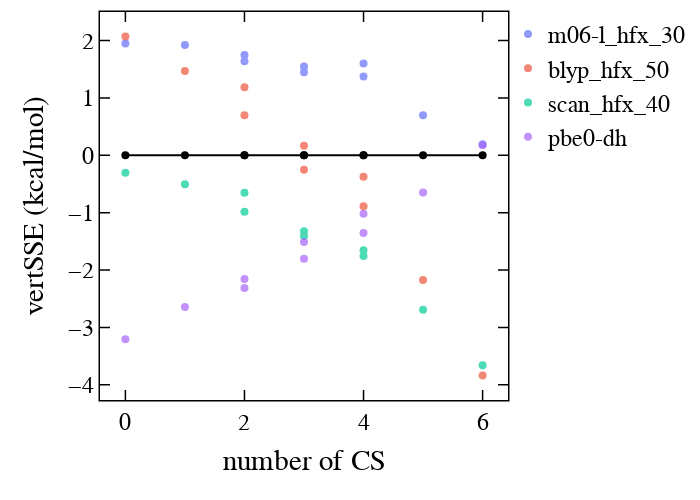

The notebook cell this image was saved under:
### Markdown cell above
##### Top DFAs

### Code cell
fs = ["m06-l_hfx_30", "blyp_hfx_50", "scan_hfx_40", "pbe0-dh"]
data = []
for f in fs: 
    trace0 = go.Scatter(
        x=df["nCS"].values,
        y=df[f + ".vertsse"].values -  df["dlpno-CCSD_T" + ".vertsse"].values,
        mode='markers',
        opacity=0.7,
        marker=dict(
            symbol='circle',
            size=8,
        ),
        text=df["name"].values,
        showlegend=True,
        name = f,
    )
    data += [trace0]
trace0 = go.Scatter(
        x=df["nCS"].values,
        y=df["dlpno-CCSD_T.vertsse"].values -  df["dlpno-CCSD_T" + ".vertsse"].values,
        mode='markers+lines',
        opacity=1,
        marker=dict(
            symbol='circle',
            size=8,
            color="black"
        ),
        text=df["name"].values,
        showlegend=False,
        name = f,
    )
data += [trace0]
layout = go.Layout()
layout.update(glob_layout)
layout.legend.update(x=1, y=1, bgcolor="rgba(0,0,0,0)")
layout['xaxis'].update({"title": "number of CS"})
layout['yaxis'].update({"title": "vertSSE (kcal/mol)",})
layout.update(height=500, width=700, showlegend=True)
fig = go.Figure(data=data, layout=layout)
iplot(fig)

### Figure 1 — Plotly figure (JSON) as saved in the notebook; plotly's stock layout.template omitted (floating-point values rounded to 4 significant figures)
{"data": [{"marker": {"size": 8, "symbol": "circle"}, "mode": "markers", "name": "m06-l_hfx_30", "opacity": 0.7, "showlegend": true, "text": ["fe_oct_2_CS_1_CS_1_CS_1_CS_1_CS_1_CS_1_s_1_conf_1", "fe_oct_2_CS_1_CS_1_CS_1_CS_1_CS_1_water_1_s_1_conf_1", "fe_oct_2_CS_1_CS_1_CS_1_CS_1_water_1_water_1_s_1_conf_1", "fe_oct_2_CS_1_CS_1_CS_1_water_1_CS_1_water_1_s_1_conf_1", "fe_oct_2_water_1_water_1_CS_1_CS_1_water_1_CS_1_s_1_conf_1", "fe_oct_2_water_1_water_1_water_1_CS_1_CS_1_CS_1_s_1_conf_1", "fe_oct_2_water_1_water_1_water_1_CS_1_water_1_CS_1_s_1_conf_1", "fe_oct_2_water_1_water_1_water_1_water_1_CS_1_CS_1_s_1_conf_1", "fe_oct_2_water_1_water_1_water_1_water_1_water_1_CS_1_s_1_conf_1", "fe_oct_2_water_1_water_1_water_1_water_1_water_1_water_1_s_1_conf_1"], "type": "scatter", "x": [6, 5, 4, 4, 3, 3, 2, 2, 1, 0], "y": [0.1908, 0.6991, 1.602, 1.375, 1.549, 1.447, 1.75, 1.64, 1.921, 1.948]}, {"marker": {"size": 8, "symbol": "circle"}, "mode": "markers", "name": "blyp_hfx_50", "opacity": 0.7, "showlegend": true, "text": ["fe_oct_2_CS_1_CS_1_CS_1_CS_1_CS_1_CS_1_s_1_conf_1", "fe_oct_2_CS_1_CS_1_CS_1_CS_1_CS_1_water_1_s_1_conf_1", "fe_oct_2_CS_1_CS_1_CS_1_CS_1_water_1_water_1_s_1_conf_1", "fe_oct_2_CS_1_CS_1_CS_1_water_1_CS_1_water_1_s_1_conf_1", "fe_oct_2_water_1_water_1_CS_1_CS_1_water_1_CS_1_s_1_conf_1", "fe_oct_2_water_1_water_1_water_1_CS_1_CS_1_CS_1_s_1_conf_1", "fe_oct_2_water_1_water_1_water_1_CS_1_water_1_CS_1_s_1_conf_1", "fe_oct_2_water_1_water_1_water_1_water_1_CS_1_CS_1_s_1_conf_1", "fe_oct_2_water_1_water_1_water_1_water_1_water_1_CS_1_s_1_conf_1", "fe_oct_2_water_1_water_1_water_1_water_1_water_1_water_1_s_1_conf_1"], "type": "scatter", "x": [6, 5, 4, 4, 3, 3, 2, 2, 1, 0], "y": [-3.84, -2.174, -0.3747, -0.8901, -0.2518, 0.1672, 0.697, 1.186, 1.468, 2.073]}, {"marker": {"size": 8, "symbol": "circle"}, "mode": "markers", "name": "scan_hfx_40", "opacity": 0.7, "showlegend": true, "text": ["fe_oct_2_CS_1_CS_1_CS_1_CS_1_CS_1_CS_1_s_1_conf_1", "fe_oct_2_CS_1_CS_1_CS_1_CS_1_CS_1_water_1_s_1_conf_1", "fe_oct_2_CS_1_CS_1_CS_1_CS_1_water_1_water_1_s_1_conf_1", "fe_oct_2_CS_1_CS_1_CS_1_water_1_CS_1_water_1_s_1_conf_1", "fe_oct_2_water_1_water_1_CS_1_CS_1_water_1_CS_1_s_1_conf_1", "fe_oct_2_water_1_water_1_water_1_CS_1_CS_1_CS_1_s_1_conf_1", "fe_oct_2_water_1_water_1_water_1_CS_1_water_1_CS_1_s_1_conf_1", "fe_oct_2_water_1_water_1_water_1_water_1_CS_1_CS_1_s_1_conf_1", "fe_oct_2_water_1_water_1_water_1_water_1_water_1_CS_1_s_1_conf_1", "fe_oct_2_water_1_water_1_water_1_water_1_water_1_water_1_s_1_conf_1"], "type": "scatter", "x": [6, 5, 4, 4, 3, 3, 2, 2, 1, 0], "y": [-3.661, -2.694, -1.653, -1.756, -1.408, -1.323, -0.9821, -0.6542, -0.5054, -0.3033]}, {"marker": {"size": 8, "symbol": "circle"}, "mode": "markers", "name": "pbe0-dh", "opacity": 0.7, "showlegend": true, "text": ["fe_oct_2_CS_1_CS_1_CS_1_CS_1_CS_1_CS_1_s_1_conf_1", "fe_oct_2_CS_1_CS_1_CS_1_CS_1_CS_1_water_1_s_1_conf_1", "fe_oct_2_CS_1_CS_1_CS_1_CS_1_water_1_water_1_s_1_conf_1", "fe_oct_2_CS_1_CS_1_CS_1_water_1_CS_1_water_1_s_1_conf_1", "fe_oct_2_water_1_water_1_CS_1_CS_1_water_1_CS_1_s_1_conf_1", "fe_oct_2_water_1_water_1_water_1_CS_1_CS_1_CS_1_s_1_conf_1", "fe_oct_2_water_1_water_1_water_1_CS_1_water_1_CS_1_s_1_conf_1", "fe_oct_2_water_1_water_1_water_1_water_1_CS_1_CS_1_s_1_conf_1", "fe_oct_2_water_1_water_1_water_1_water_1_water_1_CS_1_s_1_conf_1", "fe_oct_2_water_1_water_1_water_1_water_1_water_1_water_1_s_1_conf_1"], "type": "scatter", "x": [6, 5, 4, 4, 3, 3, 2, 2, 1, 0], "y": [0.1736, -0.649, -1.354, -1.019, -1.512, -1.803, -2.157, -2.315, -2.643, -3.206]}, {"marker": {"color": "black", "size": 8, "symbol": "circle"}, "mode": "markers+lines", "name": "pbe0-dh", "opacity": 1, "showlegend": false, "text": ["fe_oct_2_CS_1_CS_1_CS_1_CS_1_CS_1_CS_1_s_1_conf_1", "fe_oct_2_CS_1_CS_1_CS_1_CS_1_CS_1_water_1_s_1_conf_1", "fe_oct_2_CS_1_CS_1_CS_1_CS_1_water_1_water_1_s_1_conf_1", "fe_oct_2_CS_1_CS_1_CS_1_water_1_CS_1_water_1_s_1_conf_1", "fe_oct_2_water_1_water_1_CS_1_CS_1_water_1_CS_1_s_1_conf_1", "fe_oct_2_water_1_water_1_water_1_CS_1_CS_1_CS_1_s_1_conf_1", "fe_oct_2_water_1_water_1_water_1_CS_1_water_1_CS_1_s_1_conf_1", "fe_oct_2_water_1_water_1_water_1_water_1_CS_1_CS_1_s_1_conf_1", "fe_oct_2_water_1_water_1_water_1_water_1_water_1_CS_1_s_1_conf_1", "fe_oct_2_water_1_water_1_water_1_water_1_water_1_water_1_s_1_conf_1"], "type": "scatter", "x": [6, 5, 4, 4, 3, 3, 2, 2, 1, 0], "y": [0, 0, 0, 0, 0, 0, 0, 0, 0, 0]}], "layout": {"font": {"color": "black", "family": "Helvetica", "size": 24}, "height": 500, "legend": {"bgcolor": "rgba(0,0,0,0)", "orientation": "v", "x": 1, "y": 1}, "margin": {"b": 100, "l": 100, "r": 10, "t": 10}, "paper_bgcolor": "rgba(255,255,255,100)", "plot_bgcolor": "white", "showlegend": true, "width": 700, "xaxis": {"color": "black", "linecolor": "black", "linewidth": 1.5, "mirror": "allticks", "showgrid": false, "showline": true, "ticklen": 10, "ticks": "inside", "tickwidth": 1.5, "title": {"text": "number of CS"}, "zeroline": false}, "yaxis": {"color": "black", "linecolor": "black", "linewidth": 1.5, "mirror": "allticks", "showgrid": false, "showline": true, "ticklen": 10, "ticks": "inside", "tickwidth": 1.5, "title": {"text": "vertSSE (kcal/mol)"}, "zeroline": false}}}
